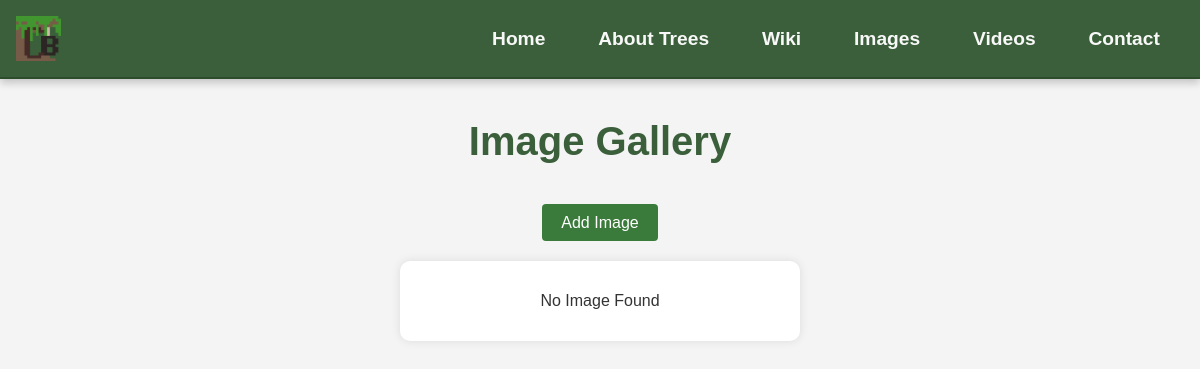
The page /Image/ on the database as committed earlier.
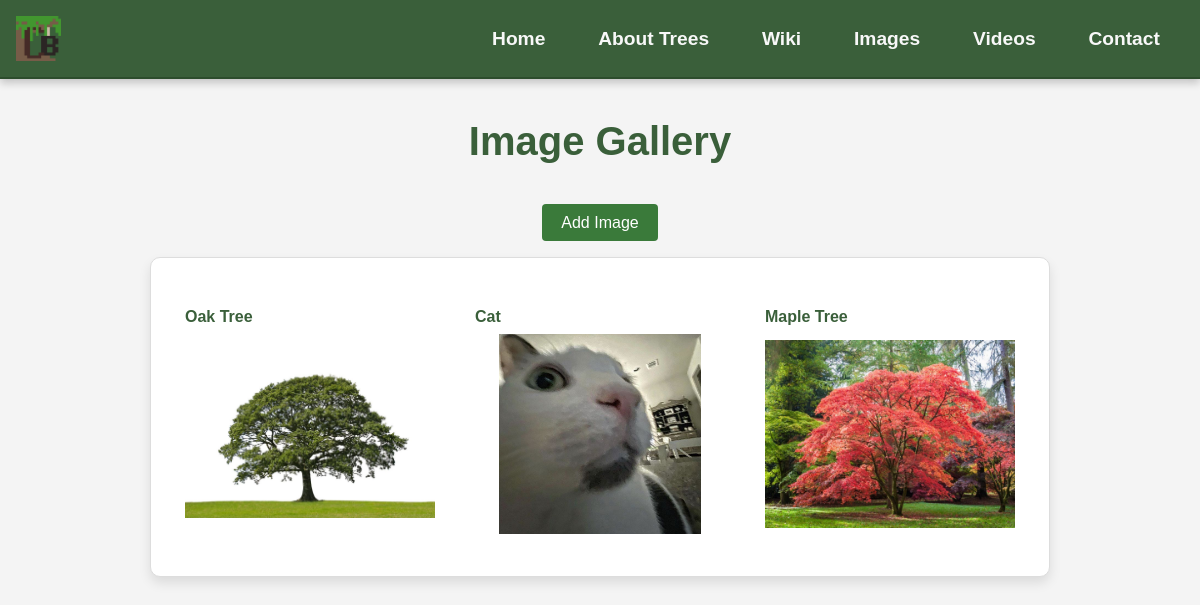
The same page on the database as committed later.
### app/models.py (models this page shows, shortened)
class Image(models.Model):
    title = models.CharField(max_length=100)
    image = models.ImageField(upload_to='images/')
    uploaded_at = models.DateTimeField(auto_now_add=True)

### app/views.py (the view)
# urls.py: path('Image/', ImageGalleryView.as_view(), name='Image_gallery'),
class ImageGalleryView(ListView):
    model = Image
    template_name = 'app/Image_gallery.html'
    context_object_name = 'images'

### app/templates/app/Image_gallery.html (shortened to what this page needs)
{% extends 'app/Base.html' %}
{%load static%}
{% block content %}
    <h1>Image Gallery</h1>
    <div class="btn_center">
        <a href="{% url 'Image_upload' %}" class="imgadd_btn">Add Image</a>
    </div>
    {% if images %}
        <div class="gallery_grid">
            {% for image in images %}
                <div class="gallery_item">
                    <p>{{ image.title }}</p>
                    <img src="{{ image.image.url }}" alt="{{ image.title }}">
                </div>
            {% endfor %}
        </div>
    {% else %}
        <div class="no_image_container">
            <p>No Image Found</p>
        </div>
    {% endif %}
{% endblock content %}

Rows that differ between the two databases and show on the page:
added Image: title "Oak Tree", image (picture)
added Image: title "Cat", image (picture)
added Image: title "Maple Tree", image (picture)
Other text that changed with them:
text no longer shown: "No Image Found"
